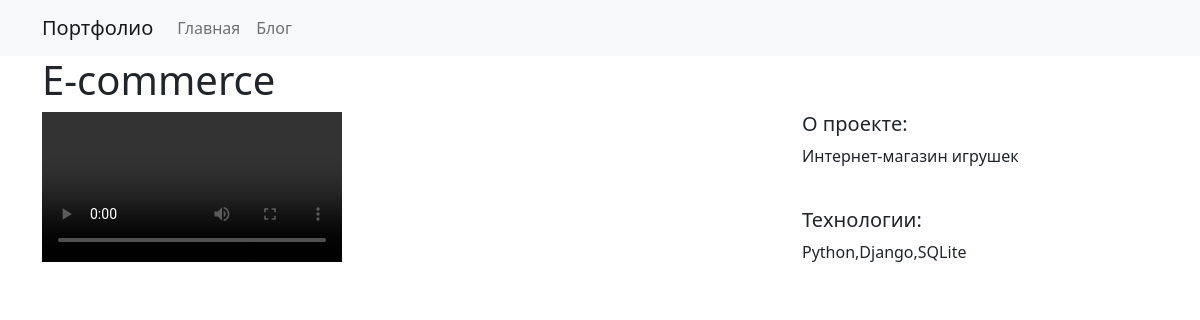
Screenshot of /projects/7/ with the database file from the repository.
### project/models.py (models this page shows)
class Project(models.Model):
    title = models.CharField(max_length=100)
    description = models.TextField()
    technology = models.CharField(max_length=20)
    image = models.FileField(upload_to='img/')

### project/views.py (the view)
# urls.py: path("<int:pk>/", views.project_detail, name="project_detail"),
def project_detail(request, pk):
    project=Project.objects.get(pk=pk)
    context={
        'project': project
    }
    return render(request, 'project_detail.html', context)

### project/templates/project_detail.html
{% extends "Base.html" %}
{% load static %}
{% block page_content %}
<h1>{{ project.title }}</h1>
<div class="row">
  <div class="col-md-8">
    <video controls>
      <source src="https://media.istockphoto.com/id/1353370109/video/ld-a-drop-of-water-falling-of-an-fern-leaf.mp4?s=mp4-640x640-is&k=20&c=55TBoAIsk8Lb77mpzNu_Jfg0g208hISSj0J7IkuYJBs=" type="video/mp4">
    </video>
  </div>
  <div class="col-md-4">
    <h5>О проекте:</h5>
    <p>{{ project.description }}</p>
    <br>
    <h5>Технологии:</h5>
    <p>{{ project.technology }}</p>
  </div>
</div>
{% endblock %}

### rows the page displays
Project: title "E-commerce", description "Интернет-магазин игрушек", technology "Python,Django,SQLite"
